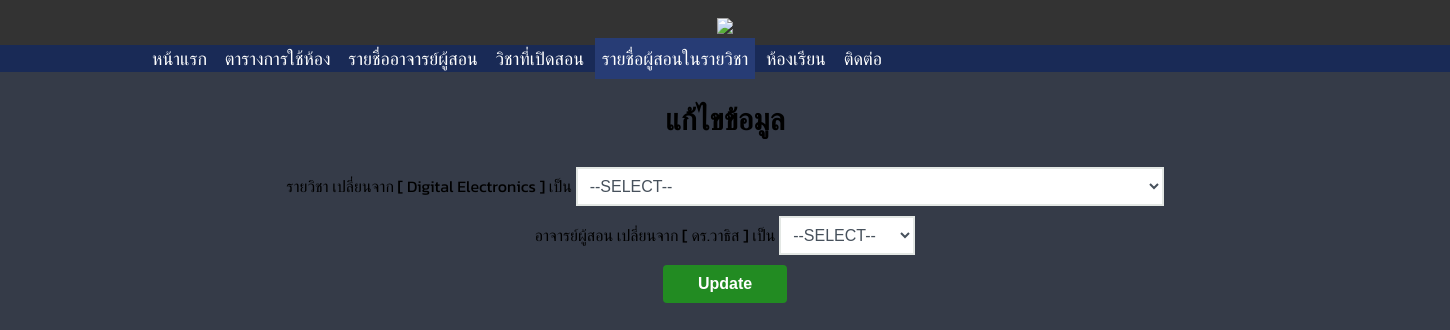
Screenshot of /lecture_course_Edit.php?id=14 with the database file from the repository.
### tables this page shows
CREATE TABLE `lec_course` (
  `lc_index` int(11) NOT NULL,
  `lec_id` int(255) NOT NULL,
  `course_id` int(255) NOT NULL
);

CREATE TABLE `course` (
  `course_index` int(11) NOT NULL,
  `degree` varchar(50) NOT NULL,
  `course_id` varchar(10) NOT NULL,
  `course_name` varchar(50) NOT NULL,
  `course_weight` int(10) NOT NULL,
  `lec_lab` varchar(11) NOT NULL,
  `course_cond` varchar(50) NOT NULL,
  `course_option` varchar(50) NOT NULL,
  `semester` int(10) NOT NULL,
  `year_type` varchar(10) NOT NULL
);

CREATE TABLE `lecture` (
  `lec_id` int(11) NOT NULL,
  `lecture_name` varchar(50) NOT NULL
);

### lecture_course_Edit.php (the view, shortened to what this page needs)
<?php
include('header.php');
?>
<div id="main-content" align='center'>
    <h2>แก้ไขข้อมูล</h2>
    <?php
    $lcID = $_GET['id'];
    $sql = "SELECT * FROM lec_course INNER JOIN lecture ON lec_course.lec_id = lecture.lec_id
    INNER JOIN course ON lec_course.course_id = course.course_index WHERE lc_index = $lcID";
    $res = mysqli_query($dbcon, $sql) or die("Query Unsuccessful");
    if (mysqli_num_rows($res) > 0) {
        while ($row = mysqli_fetch_assoc($res)) {
    ?>
            <form class="post-form" action="lecture_course_update_P.php" method="post">
                <div class="form-group">
                    <label>รายวิชา </label>
                    <label>เปลี่ยนจาก <?php echo " [ " .  $row['course_name'] . " ] เป็น"; ?></label>
                    <select name="cs_idName">
                        <option value="" selected disabled>--Select--</option>
                    </select>
                    <br>
                    <label>อาจารย์ผู้สอน </label>
                    <label>เปลี่ยนจาก <?php echo " [ " .  $row['lecture_name'] . " ] เป็น"; ?></label>
                    <select name="lectureID">
                        <option value="" selected disabled>--Select--</option>
                    </select>
                    <br>
                    <input class="submit" type="submit" value="Update">
                </div>
            </form>
    <?php }
    } ?>
</div>

### header.php (style rules this page uses)
body { font-family: 'Kanit', sans-serif; margin: 0; background-color: #353b48; }
h2 { font-size: 30px; }
select { border: 2px solid #E3E7E4; background-color: white; text-transform: uppercase; color: #47515c; padding: 8px 8px 8px 8px; width: auto; cursor: pointer; margin-bottom: 10px; font-size: 16px; }
select>option { font-family: 'Kanit', sans-serif; text-transform: uppercase; padding: 5px 0px; }
input[type=submit] { background-color: forestgreen; text-decoration: none; color: white; padding: 10px 35px 10px 35px; font-size: 16px; font-weight: bold; border: 0px solid #FF4500; cursor: pointer; border-radius: 4px; }

### rows the page displays
lec_course: course.course_name "Digital Electronics", lec.lecture_name "ดร.วาธิส"
